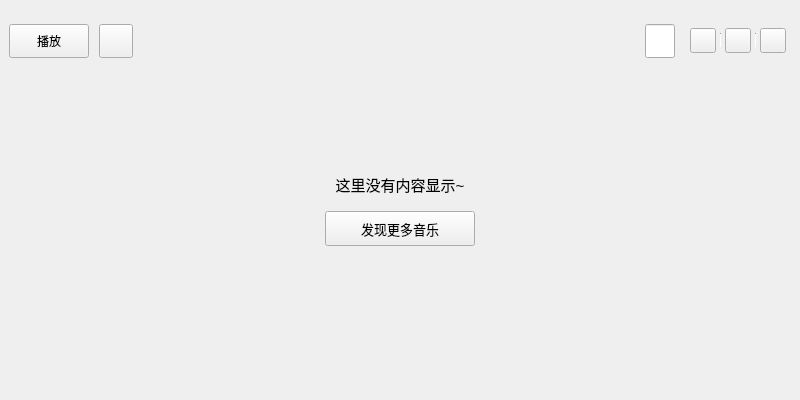
<?xml version="1.0" encoding="UTF-8"?>
<ui version="4.0">
 <class>PaidSingle</class>
 <widget class="QWidget" name="PaidSingle">
  <property name="geometry">
   <rect>
    <x>0</x>
    <y>0</y>
    <width>800</width>
    <height>400</height>
   </rect>
  </property>
  <property name="windowTitle">
   <string>PaidSingle</string>
  </property>
  <layout class="QVBoxLayout" name="verticalLayout_2">
   <property name="spacing">
    <number>10</number>
   </property>
   <property name="leftMargin">
    <number>0</number>
   </property>
   <property name="topMargin">
    <number>15</number>
   </property>
   <property name="rightMargin">
    <number>0</number>
   </property>
   <property name="bottomMargin">
    <number>0</number>
   </property>
   <item>
    <widget class="QWidget" name="widget" native="true">
     <layout class="QHBoxLayout" name="horizontalLayout">
      <property name="spacing">
       <number>10</number>
      </property>
      <item>
       <widget class="QToolButton" name="single_play_toolButton">
        <property name="minimumSize">
         <size>
          <width>80</width>
          <height>34</height>
         </size>
        </property>
        <property name="maximumSize">
         <size>
          <width>80</width>
          <height>34</height>
         </size>
        </property>
        <property name="text">
         <string>播放</string>
        </property>
        <property name="toolButtonStyle">
         <enum>Qt::ToolButtonTextBesideIcon</enum>
        </property>
       </widget>
      </item>
      <item>
       <widget class="QToolButton" name="single_download_toolButton">
        <property name="minimumSize">
         <size>
          <width>34</width>
          <height>34</height>
         </size>
        </property>
        <property name="maximumSize">
         <size>
          <width>34</width>
          <height>34</height>
         </size>
        </property>
        <property name="cursor">
         <cursorShape>PointingHandCursor</cursorShape>
        </property>
        <property name="text">
         <string/>
        </property>
       </widget>
      </item>
      <item>
       <spacer name="horizontalSpacer">
        <property name="orientation">
         <enum>Qt::Horizontal</enum>
        </property>
        <property name="sizeHint" stdset="0">
         <size>
          <width>525</width>
          <height>20</height>
         </size>
        </property>
       </spacer>
      </item>
      <item>
       <widget class="MySearchLineEdit" name="paid_search_lineEdit">
        <property name="sizePolicy">
         <sizepolicy hsizetype="Fixed" vsizetype="Preferred">
          <horstretch>0</horstretch>
          <verstretch>0</verstretch>
         </sizepolicy>
        </property>
        <property name="minimumSize">
         <size>
          <width>30</width>
          <height>0</height>
         </size>
        </property>
        <property name="maximumSize">
         <size>
          <width>30</width>
          <height>16777215</height>
         </size>
        </property>
        <property name="placeholderText">
         <string/>
        </property>
       </widget>
      </item>
      <item>
       <widget class="QWidget" name="small_widget" native="true">
        <layout class="QHBoxLayout" name="horizontalLayout_14">
         <property name="spacing">
          <number>4</number>
         </property>
         <property name="leftMargin">
          <number>5</number>
         </property>
         <property name="topMargin">
          <number>2</number>
         </property>
         <property name="rightMargin">
          <number>5</number>
         </property>
         <property name="bottomMargin">
          <number>2</number>
         </property>
         <item>
          <widget class="QToolButton" name="single_share_toolButton">
           <property name="cursor">
            <cursorShape>PointingHandCursor</cursorShape>
           </property>
           <property name="toolTip">
            <string/>
           </property>
           <property name="text">
            <string/>
           </property>
           <property name="iconSize">
            <size>
             <width>18</width>
             <height>18</height>
            </size>
           </property>
          </widget>
         </item>
         <item>
          <widget class="Line" name="line_2">
           <property name="sizePolicy">
            <sizepolicy hsizetype="Fixed" vsizetype="Fixed">
             <horstretch>0</horstretch>
             <verstretch>0</verstretch>
            </sizepolicy>
           </property>
           <property name="minimumSize">
            <size>
             <width>1</width>
             <height>15</height>
            </size>
           </property>
           <property name="maximumSize">
            <size>
             <width>1</width>
             <height>16777215</height>
            </size>
           </property>
           <property name="font">
            <font>
             <family>宋体</family>
            </font>
           </property>
           <property name="lineWidth">
            <number>1</number>
           </property>
           <property name="orientation">
            <enum>Qt::Vertical</enum>
           </property>
          </widget>
         </item>
         <item>
          <widget class="QToolButton" name="single_sort_toolButton">
           <property name="cursor">
            <cursorShape>PointingHandCursor</cursorShape>
           </property>
           <property name="toolTip">
            <string/>
           </property>
           <property name="text">
            <string/>
           </property>
           <property name="iconSize">
            <size>
             <width>18</width>
             <height>18</height>
            </size>
           </property>
           <property name="checkable">
            <bool>false</bool>
           </property>
          </widget>
         </item>
         <item>
          <widget class="Line" name="line_3">
           <property name="sizePolicy">
            <sizepolicy hsizetype="Fixed" vsizetype="Fixed">
             <horstretch>0</horstretch>
             <verstretch>0</verstretch>
            </sizepolicy>
           </property>
           <property name="minimumSize">
            <size>
             <width>1</width>
             <height>15</height>
            </size>
           </property>
           <property name="maximumSize">
            <size>
             <width>1</width>
             <height>16777215</height>
            </size>
           </property>
           <property name="font">
            <font>
             <family>宋体</family>
            </font>
           </property>
           <property name="orientation">
            <enum>Qt::Vertical</enum>
           </property>
          </widget>
         </item>
         <item>
          <widget class="QToolButton" name="single_batch_toolButton">
           <property name="cursor">
            <cursorShape>PointingHandCursor</cursorShape>
           </property>
           <property name="toolTip">
            <string/>
           </property>
           <property name="text">
            <string/>
           </property>
           <property name="iconSize">
            <size>
             <width>18</width>
             <height>18</height>
            </size>
           </property>
          </widget>
         </item>
        </layout>
       </widget>
      </item>
     </layout>
    </widget>
   </item>
   <item>
    <widget class="QWidget" name="widget_4" native="true">
     <layout class="QVBoxLayout" name="verticalLayout" stretch="2,1,3">
      <property name="topMargin">
       <number>0</number>
      </property>
      <item>
       <spacer name="verticalSpacer_3">
        <property name="orientation">
         <enum>Qt::Vertical</enum>
        </property>
        <property name="sizeHint" stdset="0">
         <size>
          <width>20</width>
          <height>40</height>
         </size>
        </property>
       </spacer>
      </item>
      <item>
       <layout class="QGridLayout" name="gridLayout_2">
        <property name="verticalSpacing">
         <number>15</number>
        </property>
        <item row="0" column="0">
         <spacer name="horizontalSpacer_12">
          <property name="orientation">
           <enum>Qt::Horizontal</enum>
          </property>
          <property name="sizeHint" stdset="0">
           <size>
            <width>40</width>
            <height>20</height>
           </size>
          </property>
         </spacer>
        </item>
        <item row="0" column="1">
         <widget class="QLabel" name="prompt_label">
          <property name="font">
           <font>
            <pointsize>11</pointsize>
           </font>
          </property>
          <property name="text">
           <string>这里没有内容显示~</string>
          </property>
          <property name="scaledContents">
           <bool>false</bool>
          </property>
          <property name="alignment">
           <set>Qt::AlignBottom|Qt::AlignHCenter</set>
          </property>
         </widget>
        </item>
        <item row="0" column="2">
         <spacer name="horizontalSpacer_13">
          <property name="orientation">
           <enum>Qt::Horizontal</enum>
          </property>
          <property name="sizeHint" stdset="0">
           <size>
            <width>40</width>
            <height>20</height>
           </size>
          </property>
         </spacer>
        </item>
        <item row="1" column="0">
         <spacer name="horizontalSpacer_14">
          <property name="orientation">
           <enum>Qt::Horizontal</enum>
          </property>
          <property name="sizeHint" stdset="0">
           <size>
            <width>40</width>
            <height>20</height>
           </size>
          </property>
         </spacer>
        </item>
        <item row="1" column="1">
         <widget class="QPushButton" name="search_pushButton">
          <property name="minimumSize">
           <size>
            <width>150</width>
            <height>35</height>
           </size>
          </property>
          <property name="maximumSize">
           <size>
            <width>150</width>
            <height>35</height>
           </size>
          </property>
          <property name="font">
           <font>
            <pointsize>10</pointsize>
           </font>
          </property>
          <property name="cursor">
           <cursorShape>PointingHandCursor</cursorShape>
          </property>
          <property name="text">
           <string>发现更多音乐</string>
          </property>
         </widget>
        </item>
        <item row="1" column="2">
         <spacer name="horizontalSpacer_15">
          <property name="orientation">
           <enum>Qt::Horizontal</enum>
          </property>
          <property name="sizeHint" stdset="0">
           <size>
            <width>40</width>
            <height>20</height>
           </size>
          </property>
         </spacer>
        </item>
       </layout>
      </item>
      <item>
       <spacer name="verticalSpacer_4">
        <property name="orientation">
         <enum>Qt::Vertical</enum>
        </property>
        <property name="sizeHint" stdset="0">
         <size>
          <width>20</width>
          <height>40</height>
         </size>
        </property>
       </spacer>
      </item>
     </layout>
    </widget>
   </item>
  </layout>
 </widget>
 <customwidgets>
  <customwidget>
   <class>MySearchLineEdit</class>
   <extends>QLineEdit</extends>
   <header>MySearchLineEdit.h</header>
  </customwidget>
 </customwidgets>
 <resources/>
 <connections/>
</ui>
